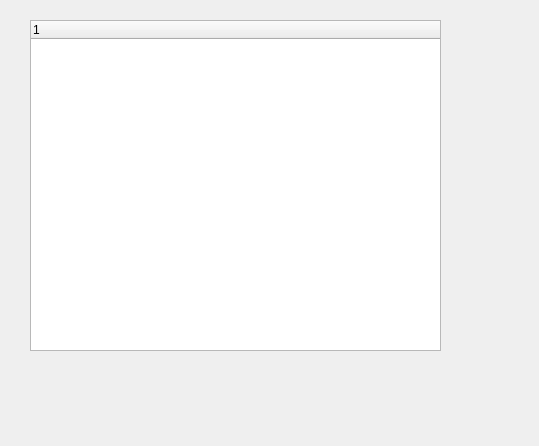
<?xml version="1.0" encoding="UTF-8"?>
<ui version="4.0">
 <class>Widget</class>
 <widget class="QWidget" name="Widget">
  <property name="geometry">
   <rect>
    <x>0</x>
    <y>0</y>
    <width>539</width>
    <height>446</height>
   </rect>
  </property>
  <property name="windowTitle">
   <string>Widget</string>
  </property>
  <widget class="QTreeWidget" name="treeWidget">
   <property name="geometry">
    <rect>
     <x>30</x>
     <y>20</y>
     <width>411</width>
     <height>331</height>
    </rect>
   </property>
   <column>
    <property name="text">
     <string notr="true">1</string>
    </property>
   </column>
  </widget>
 </widget>
 <resources/>
 <connections/>
</ui>
